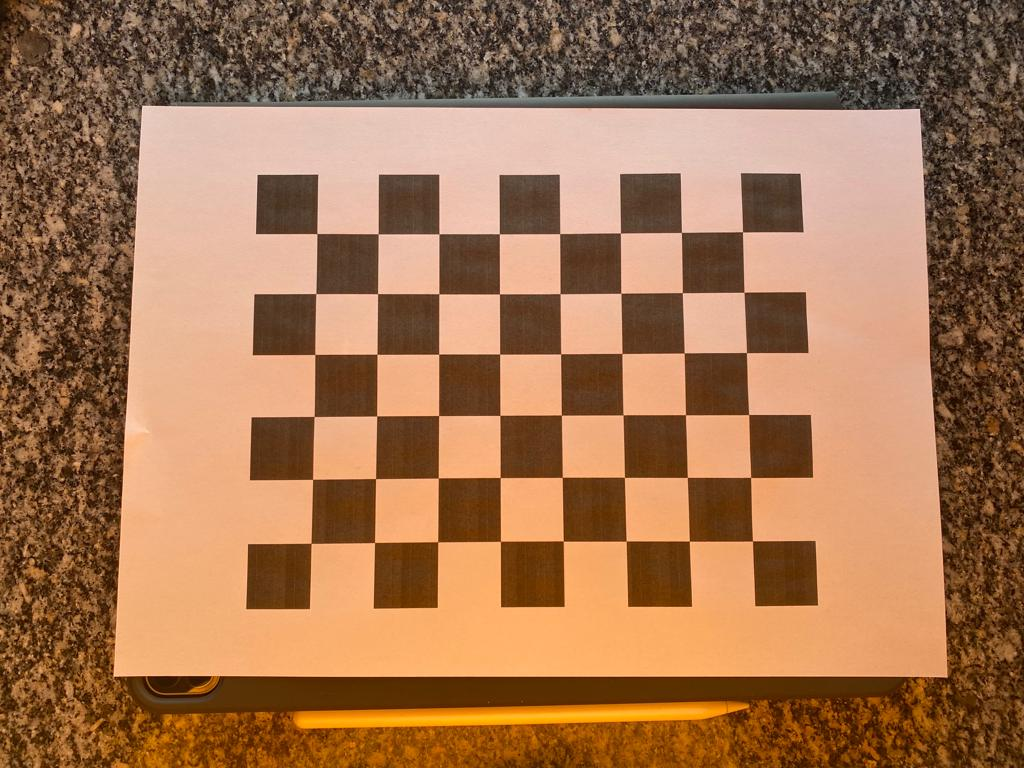
#> input picture images/Chessboard_real_1.jpeg, 1024 x 768 px
$ jupyter execute '1.3 Camera Calibration using Harry'"'"'s Corner.ipynb'
#> lines starting #> are read from the running program, lines starting #| are printed output that depends on the picture
# 1. Camera Calibration

This script intends to find the corners of the checkerboard using the OpenCv method findChessboardCorners.\
We also create 3D points to correspond to the 2D points from the chessboard.

**Import the libraries**

[cell 1]
import cv2
from matplotlib import pyplot as plt
import numpy as np
import scipy as sp

## Finding the corner of the checkerboard

[cell 2]
#Import the image
img = cv2.imread("images/Chessboard_real_1.jpeg")
#> img is the input picture: shape (768, 1024, 3); mean B, G, R 81.5, 115.6, 161
# convert it to gray scale
gray = cv2.cvtColor(img,cv2.COLOR_BGR2GRAY)
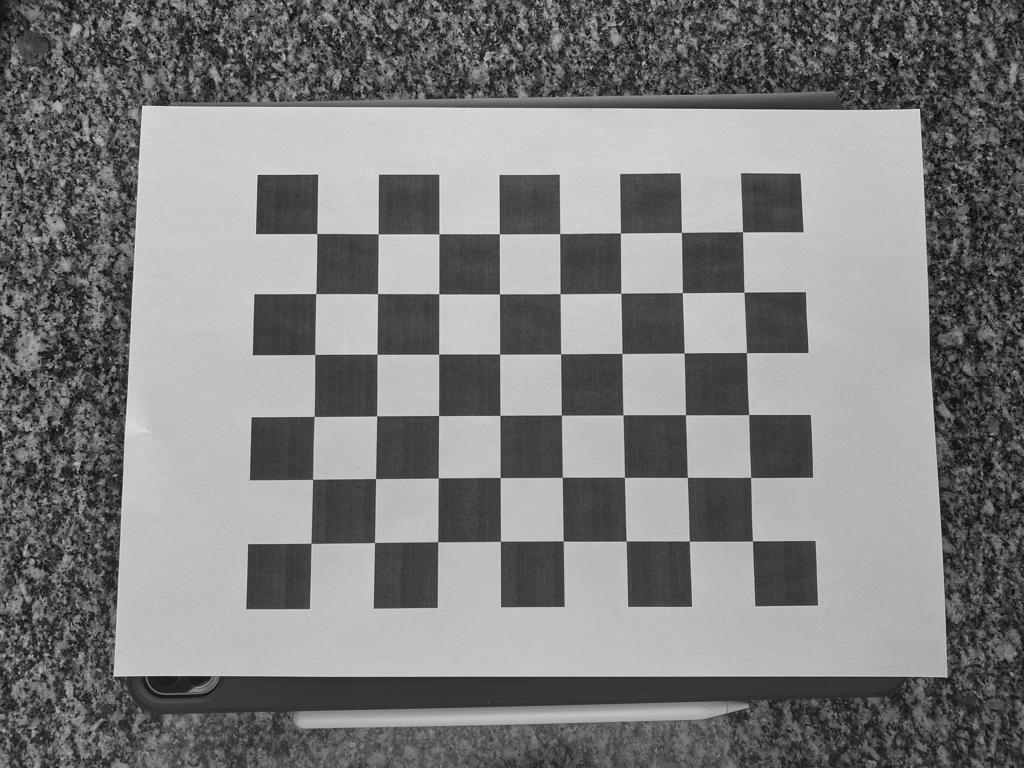
#> gray: shape (768, 1024); min 2, max 234, mean 125.3

plt.imshow(img)

[cell 3]
# stop the iteration when specified
# accuracy, epsilon, is reached or
# specified number of iterations are completed.
criteria = (cv2.TERM_CRITERIA_EPS +
            cv2.TERM_CRITERIA_MAX_ITER, 30, 0.001)

# Checkerboard patern size
patternsize = (6,8)


# Vector for 3D points
threedpoints = []

# Vector for 2D points
twodpoints = []

#3D points real world coordinates
objectp3d = np.zeros((1, patternsize[0]* patternsize[1],3), np.float32)
objectp3d[0, :, :2] = np.mgrid[0:patternsize[0], 0:patternsize[1]].T.reshape(-1, 2)
prev_img_shape = None

#print(objectp3d)

# detect corners
retval, corners= cv2.findChessboardCorners(gray,patternsize,cv2.CALIB_CB_ADAPTIVE_THRESH + cv2.CALIB_CB_FAST_CHECK +cv2.CALIB_CB_NORMALIZE_IMAGE)
#> retval = True; corners = 48 rows, first 8: [742.6, 232], [744.2, 292.3], [746.2, 352.6], [748.9, 414.2], [750.5, 477.5], [752.7, 540.7], [681.3, 232.3], [682.2, 292.8]

#print(corners)
if(retval == True):
    threedpoints.append(objectp3d)

    # Refining pixel coordinates or given 2d points.
    corners2 = cv2.cornerSubPix(gray, corners, (11, 11), (-1, -1), criteria).reshape(48,2)
#> corners2 = 48 pairs, first value 311.1 to 752.5, second value 231.8 to 543.3

    twodpoints.append(corners2)
    # Draw and display the corners
    image = cv2.drawChessboardCorners(img,patternsize,corners2,retval)
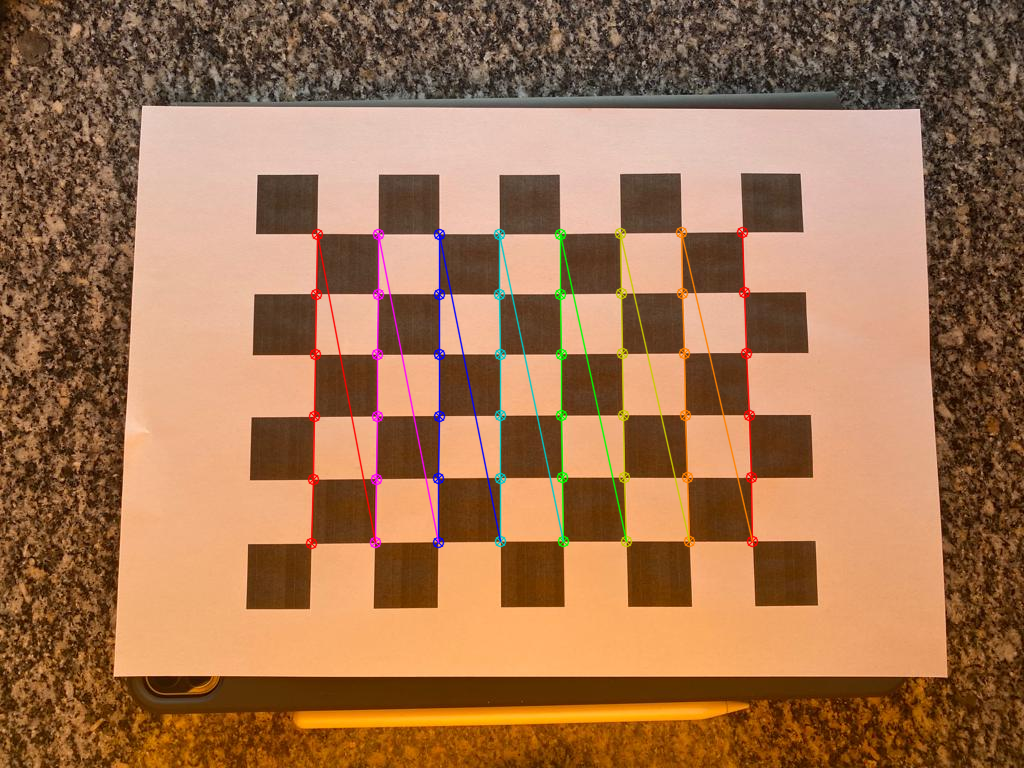
#> image: shape (768, 1024, 3); mean B, G, R 81.6, 115.4, 160.7
    #cv2.circle(image,)

    plt.imshow(image)
    plt.show()

$ run again, with images/Chessboard_real_2.jpeg copied over images/Chessboard_real_1.jpeg
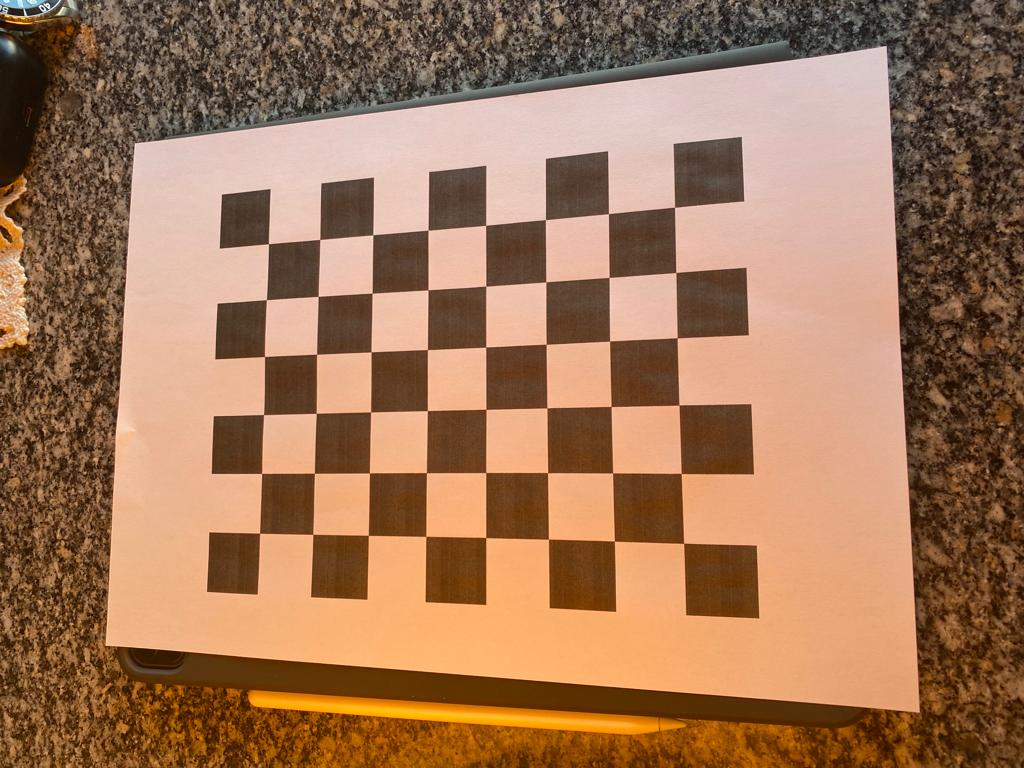
#> input picture images/Chessboard_real_2.jpeg, 1024 x 768 px
#> img is the input picture: shape (768, 1024, 3); mean B, G, R 88, 117.9, 159
#> `gray = cv2.cvtColor(img,cv2.COLOR_BGR2GRAY)`:
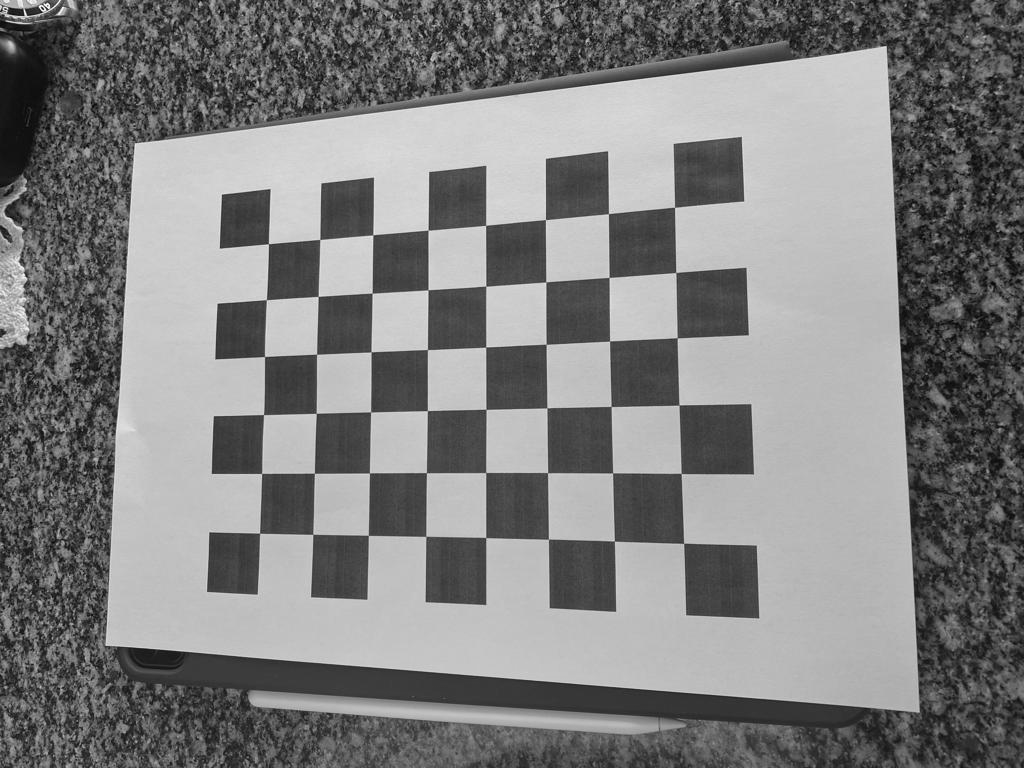
#> gray: shape (768, 1024); min 1, max 254, mean 126.8
#> retval = True; corners = 48 rows, first 8: [674.6, 207.2], [675.8, 272.5], [677.1, 337.8], [679, 405], [680.9, 473.5], [684, 543.4], [608.5, 213.8], [609.1, 277.4]
#> corners2 = 48 pairs, first value 259.6 to 683.6, second value 207.2 to 543.3
#> `image = cv2.drawChessboardCorners(img,patternsize,corners2,retval)`:
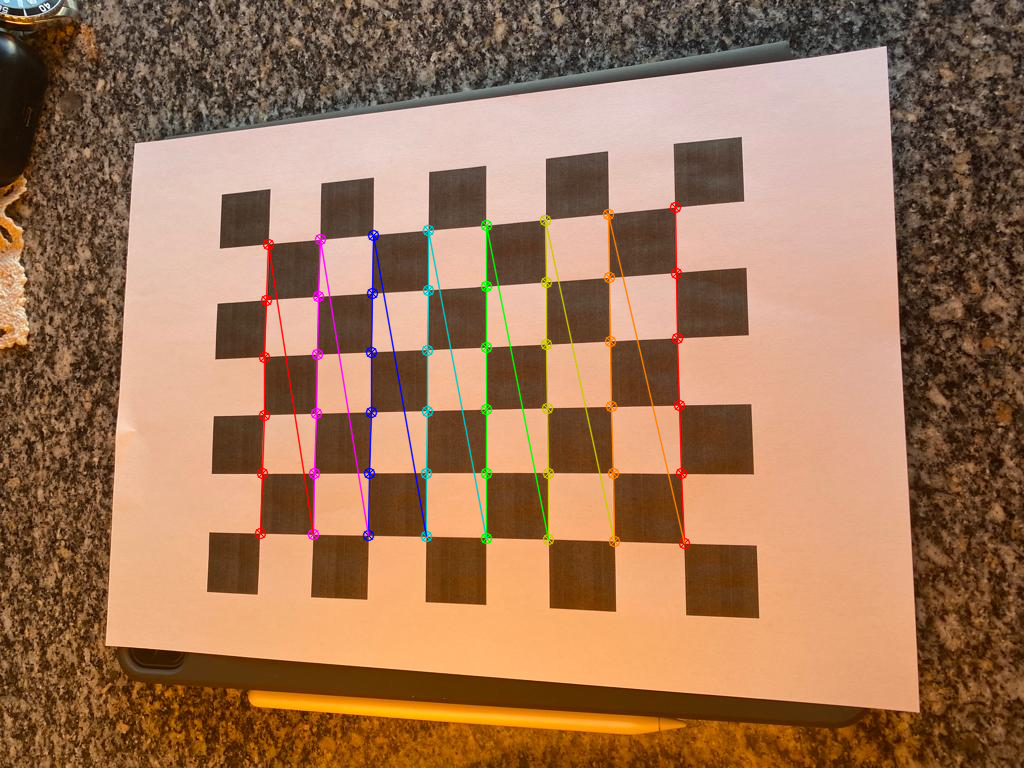
#> image: shape (768, 1024, 3); mean B, G, R 88, 117.6, 158.7

$ run again, with images/Chessboard_real_3.jpeg copied over images/Chessboard_real_1.jpeg
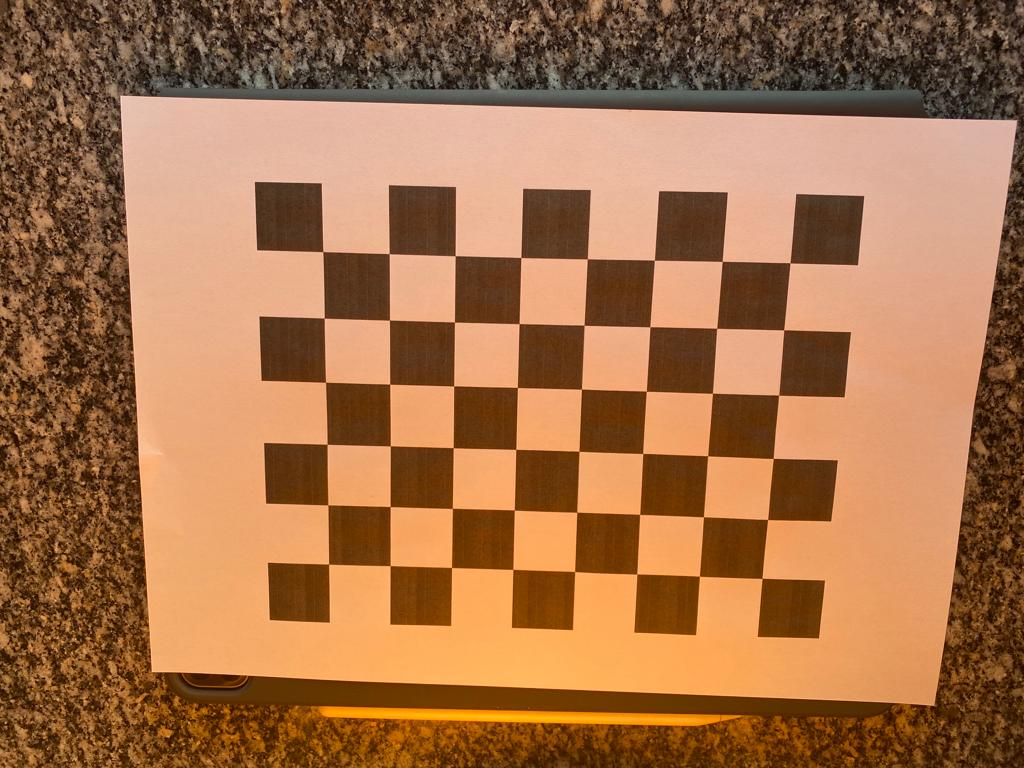
#> input picture images/Chessboard_real_3.jpeg, 1024 x 768 px
#> img is the input picture: shape (768, 1024, 3); mean B, G, R 74.5, 112.8, 163.2
#> `gray = cv2.cvtColor(img,cv2.COLOR_BGR2GRAY)`:
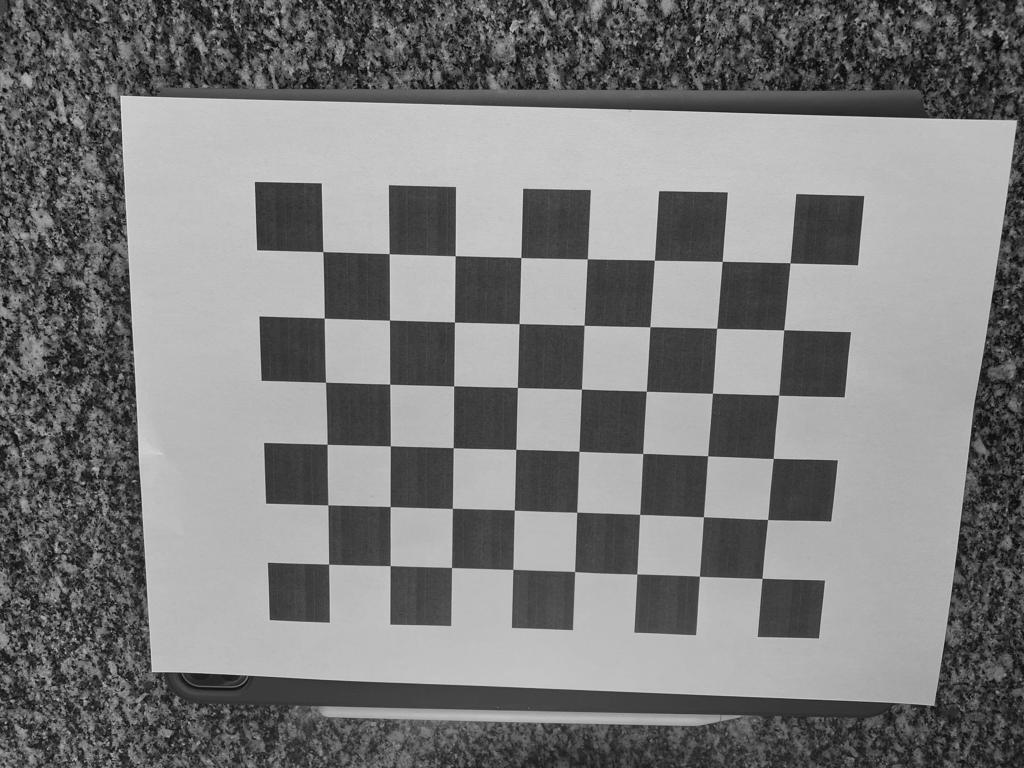
#> gray: shape (768, 1024); min 2, max 231, mean 123.5
#> retval = True; corners = 48 rows, first 8: [328.9, 564], [328.1, 505.2], [326.9, 444.1], [325.6, 382.1], [324.1, 317.9], [322.9, 251.5], [390.2, 565.7], [390, 506.4]
#> corners2 = 48 pairs, first value 322.8 to 790, second value 251.6 to 578.3
#> `image = cv2.drawChessboardCorners(img,patternsize,corners2,retval)`:
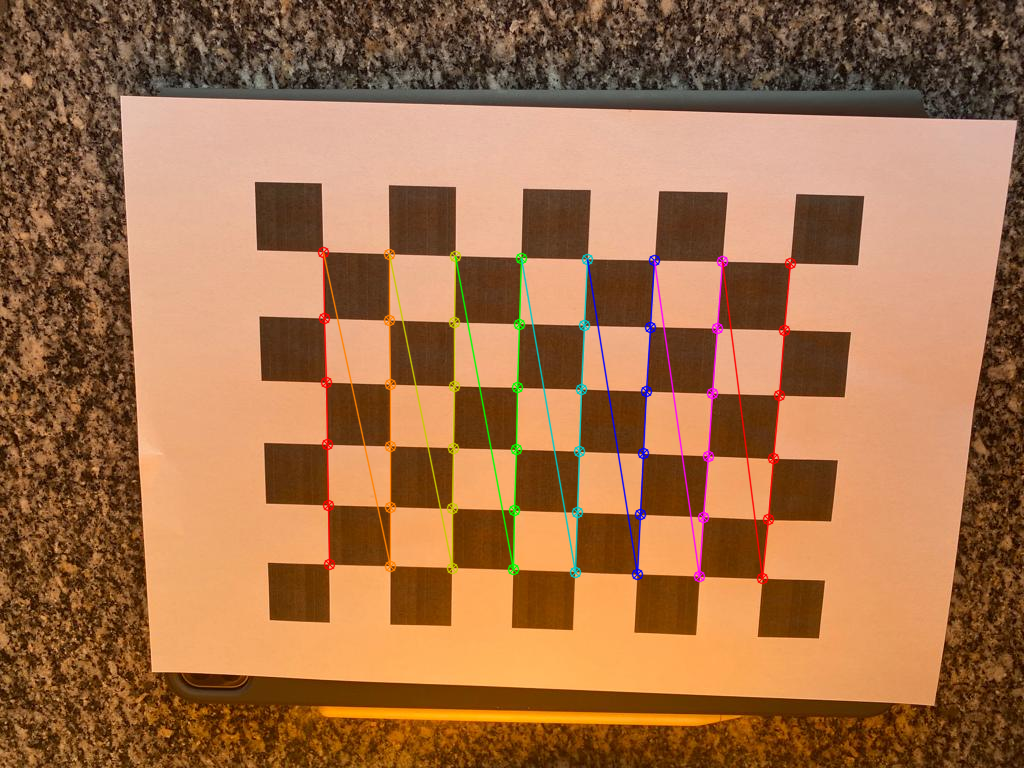
#> image: shape (768, 1024, 3); mean B, G, R 74.8, 112.7, 162.9

$ run again, with images/Chessboard_real_4.jpeg copied over images/Chessboard_real_1.jpeg
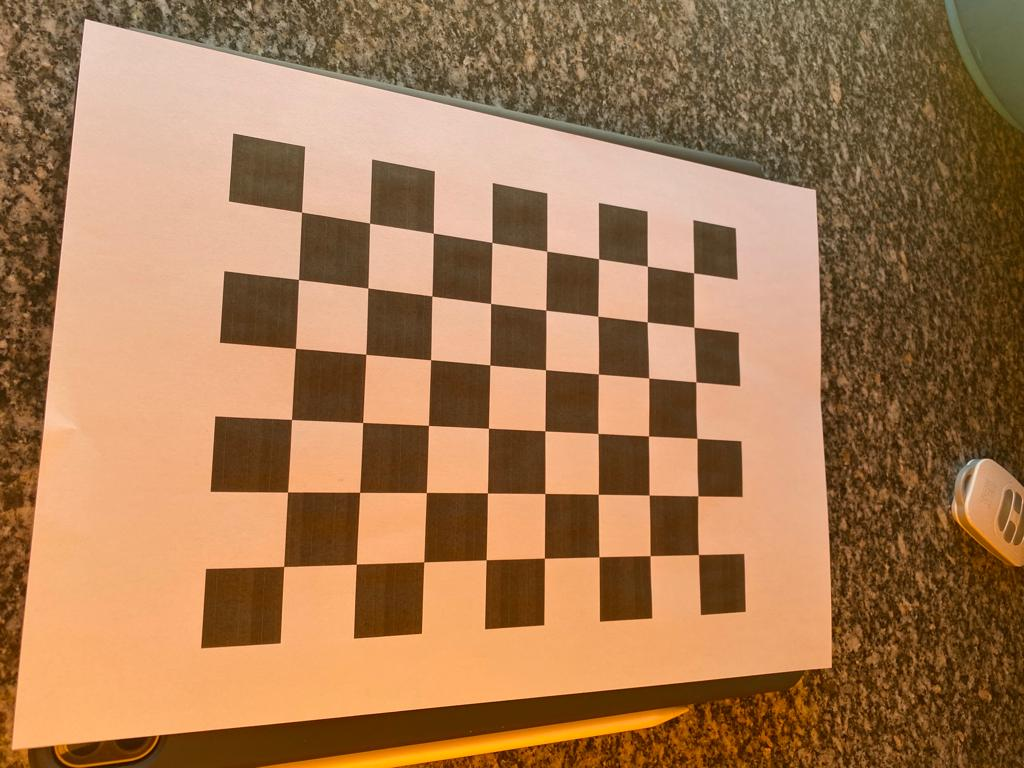
#> input picture images/Chessboard_real_4.jpeg, 1024 x 768 px
#> img is the input picture: shape (768, 1024, 3); mean B, G, R 82.9, 121.4, 165
#> `gray = cv2.cvtColor(img,cv2.COLOR_BGR2GRAY)`:
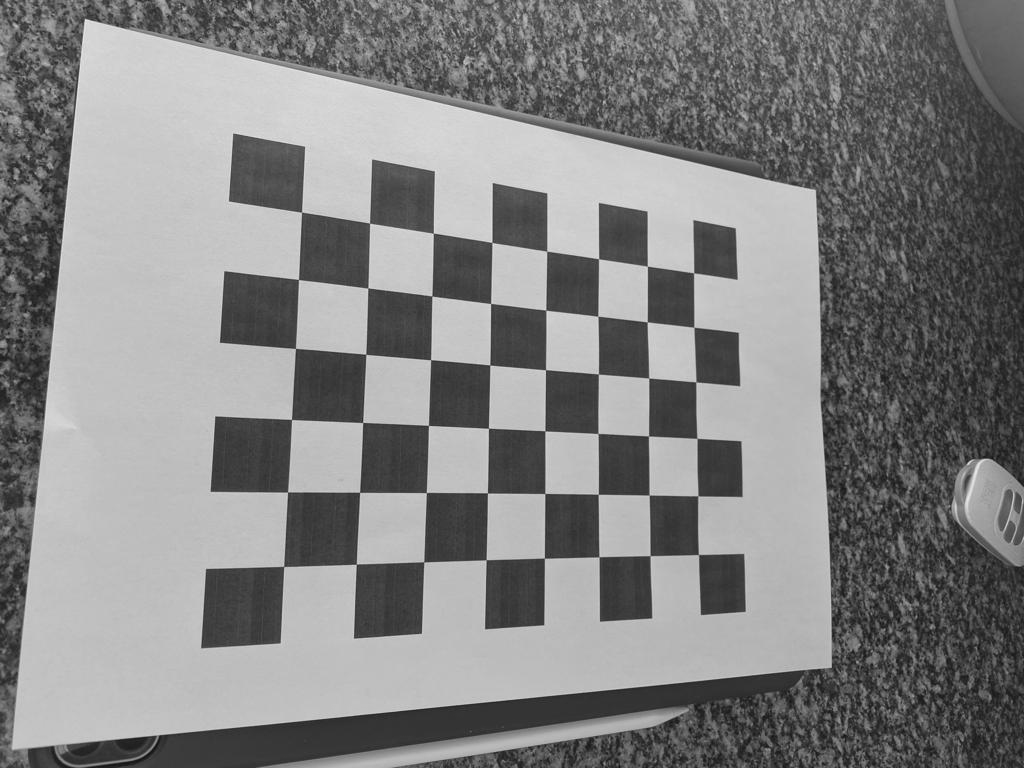
#> gray: shape (768, 1024); min 14, max 238, mean 130.1
#> retval = True; corners = 48 rows, first 8: [693.7, 272.8], [693.8, 327.3], [695.8, 381.9], [697, 438.3], [697.8, 495.7], [698.4, 554.5], [647.4, 266.2], [647.3, 321.9]
#> corners2 = 48 pairs, first value 283.7 to 698.5, second value 212.2 to 566.4
#> `image = cv2.drawChessboardCorners(img,patternsize,corners2,retval)`:
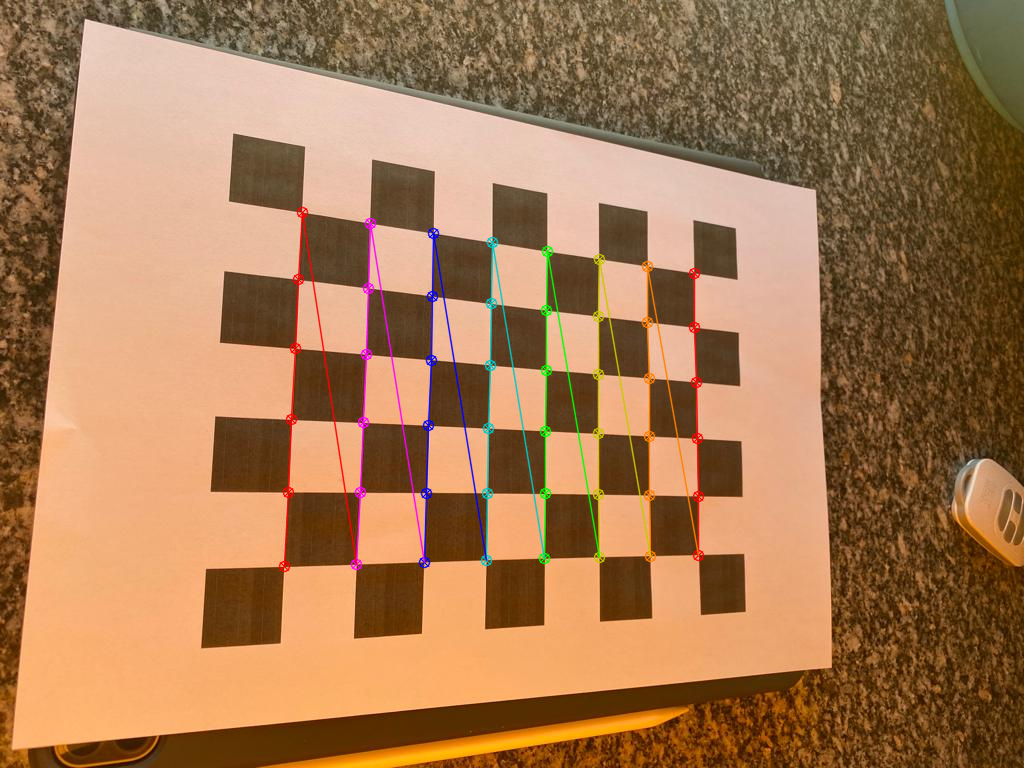
#> image: shape (768, 1024, 3); mean B, G, R 83, 121.1, 164.8
